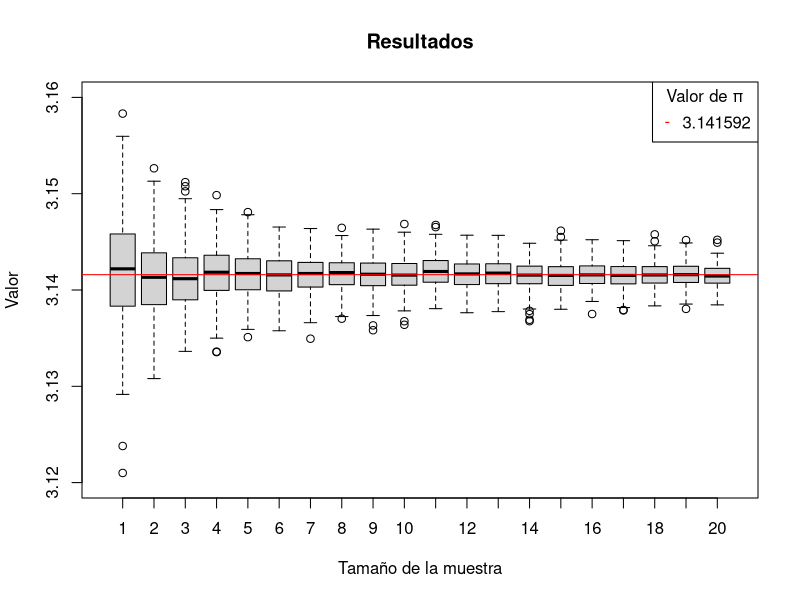
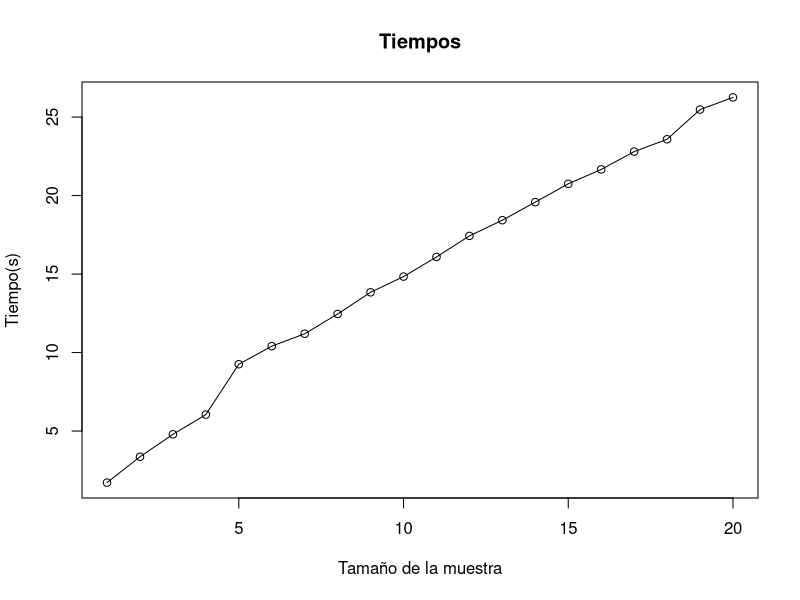

Recreate these plots in R, in order.
resultados = read.csv("resultados_pi.csv", sep=",", header=TRUE)
tiempos = read.csv("tiempos_pi.csv", sep=",", header=TRUE)
tiempos <- as.data.frame(t(tiempos))

colnames(resultados)<-c(1:20)
colnames(tiempos)<-c(1:20)

png("Resultados.png")
boxplot(resultados,ylab="Valor", xlab="Tamaño de la muestra", main="Resultados", ylim =c(3.12,3.16))
abline(h=3.141592, col="red")
legend("topright", "3.141592", pch = "--", title = "Valor de π", col ="red")
graphics.off()

x_range <-seq(1,20,1)
png("Tiempos.png")
plot(x_range, tiempos, type="o", ylab="Tiempo(s)", xlab="Tamaño de la muestra", main="Tiempos")
graphics.off()
